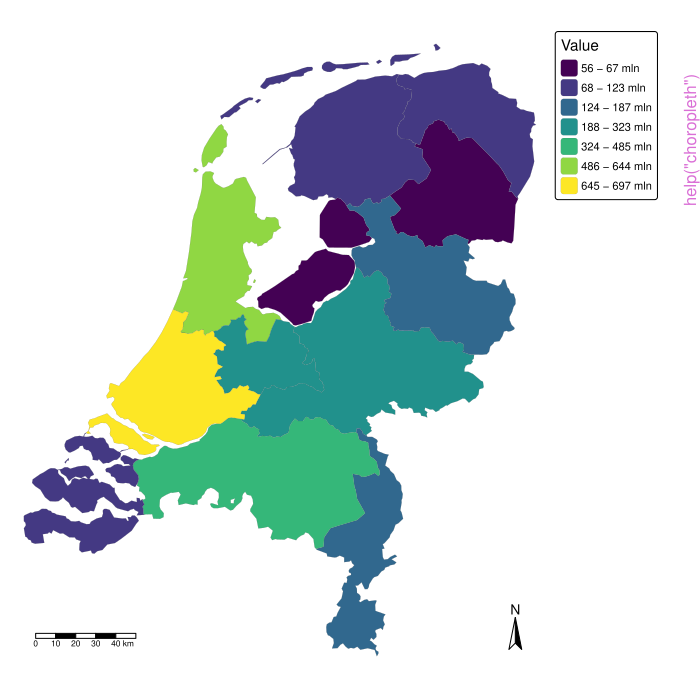

The R source for this figure:
pkgname <- "spatialrisk"
source(file.path(R.home("share"), "R", "examples-header.R"))
options(warn = 1)
library('spatialrisk')

base::assign(".oldSearch", base::search(), pos = 'CheckExEnv')
base::assign(".old_wd", base::getwd(), pos = 'CheckExEnv')
cleanEx()
nameEx("choropleth")
### * choropleth

flush(stderr()); flush(stdout())

### Name: choropleth
### Title: Create choropleth map
### Aliases: choropleth

### ** Examples

test <- summarise_points_by_polygon(nl_provincie, insurance, "amount")
choropleth(test, value = "amount_sum")
choropleth(test, value = "amount_sum", id = "areaname", mode = "view")




cleanEx()
nameEx("haversine")
### * haversine

flush(stderr()); flush(stdout())

### Name: haversine
### Title: Haversine great-circle distance
### Aliases: haversine

### ** Examples

haversine(53.24007, 6.520386, 53.24054, 6.520386)

lat_from <- c(53.24, 52.37)
lon_from <- c(6.52, 4.90)
lat_to   <- c(48.85, 51.92)
lon_to   <- c(2.35, 4.48)
haversine(lat_from, lon_from, lat_to, lon_to)




cleanEx()
nameEx("highest_concentration")
### * highest_concentration

flush(stderr()); flush(stdout())

### Name: highest_concentration
### Title: Highest concentration risk
### Aliases: highest_concentration

### ** Examples

 ## Not run: 
##D # Find highest concentration with a precision of a grid of 25 meters
##D hc1 <- highest_concentration(Groningen, amount, radius = 200,
##D  grid_distance = 25)
##D 
##D # Look for coordinates with even higher concentrations in the
##D # neighborhood of the coordinates with the highest concentration
##D hc1_nghb <- neighborhood_gh_search(hc1, max.call = 7000)
##D print(hc1_nghb)
##D 
##D # Create map with geohashes above the lowerbound
##D # The highest concentration lies in one of the geohashes
##D plot(hc1)
##D 
##D # Create map with highest concentration
##D plot(hc1_nghb)
## End(Not run)




cleanEx()
nameEx("knmi_historic_data")
### * knmi_historic_data

flush(stderr()); flush(stdout())

### Name: knmi_historic_data
### Title: Retrieve historic weather data for the Netherlands
### Aliases: knmi_historic_data

### ** Examples

## Not run: 
##D knmi_historic_data(2015, 2019, stations = c(260, 280))
## End(Not run)




cleanEx()
nameEx("map_points")
### * map_points

flush(stderr()); flush(stdout())

### Name: plot_points
### Title: Create interactive point map
### Aliases: plot_points map_points

### ** Examples

## Not run: 
##D map_points(Groningen, value = "amount")
## End(Not run)




cleanEx()
nameEx("neighborhood_gh_search")
### * neighborhood_gh_search

flush(stderr()); flush(stdout())

### Name: neighborhood_gh_search
### Title: Search for coordinates with higher concentrations within geohash
### Aliases: neighborhood_gh_search

### ** Examples

## Not run: 
##D # Find highest concentration with a precision of a grid of 25 meters
##D hc1 <- highest_concentration(Groningen, amount, radius = 200,
##D  grid_distance = 25)
##D 
##D # Increase the number of calls for more extensive search
##D hc1_nghb <- neighborhood_gh_search(hc1, max.call = 7000, highest_geohash = 1)
##D hc2_nghb <- neighborhood_gh_search(hc1, max.call = 7000, highest_geohash = 2)
##D plot(hc1_nghb)
##D plot(hc2_nghb)
## End(Not run)



cleanEx()
nameEx("radius_sum")
### * radius_sum

flush(stderr()); flush(stdout())

### Name: concentration
### Title: Sum values within a radius around target coordinates
### Aliases: concentration radius_sum

### ** Examples

targets <- data.frame(location = c("p1", "p2"),
                      lon = c(6.561561, 6.561398),
                      lat = c(53.21369, 53.21326))

reference <- data.frame(lon = c(6.5614, 6.5620, 6.5630),
                        lat = c(53.2132, 53.2140, 53.2150),
                        amount = c(10, 20, 15))

radius_sum(targets, reference, value = "amount", radius = 100)




cleanEx()
nameEx("summarise_points_by_polygon")
### * summarise_points_by_polygon

flush(stderr()); flush(stdout())

### Name: points_to_polygon
### Title: Summarise point values by polygon
### Aliases: points_to_polygon summarise_points_by_polygon

### ** Examples

summarise_points_by_polygon(
  polygons = nl_postcode2,
  points = insurance,
  value = "amount",
  fun = sum
)




### * <FOOTER>
###
cleanEx()
options(digits = 7L)
base::cat("Time elapsed: ", proc.time() - base::get("ptime", pos = 'CheckExEnv'),"\n")
grDevices::dev.off()
###
### Local variables: ***
### mode: outline-minor ***
### outline-regexp: "\\(> \\)?### [*]+" ***
### End: ***
quit('no')
